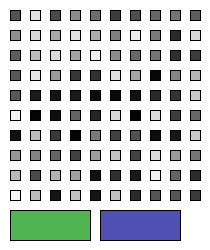
Frame 1 (no input)
Frame 60 (the mouse pressed at the canvas centre just before this capture): identical to frame 1, image omitted
Frame 120 (the mouse held since frame 60 and released just before this capture): identical to frame 1, image omitted

The Processing sketch that drew this single still picture (run headless with seeded random() and noise(); from frame 60 on, the mouse is pressed at the canvas centre):

// Processing sketch: main
// ── main.pde

Cat[] cats;
int backgroundColour;
int generationSize;

int nextGenBtnX, nextGenBtnY, nextGenBtnWidth, nextGenBtnHeight;
int changeEnvironmentBtnX, changeEnvironmentBtnY, changeEnvironmentBtnWidth, changeEnvironmentBtnHeight;

boolean overNextGenBtn, overChangeEnvironmentBtn, toggleView;

void setup(){
  
  size(210,250);
  
  nextGenBtnX = 10;
  nextGenBtnY = 210;
  nextGenBtnWidth = 80;
  nextGenBtnHeight = 30;
  
  changeEnvironmentBtnX = 100;
  changeEnvironmentBtnY = 210;
  changeEnvironmentBtnWidth = 80;
  changeEnvironmentBtnHeight = 30;
  
  backgroundColour = 255;
  generationSize = 100; // Must be even
  
  cats = new Cat[generationSize];

  generateInitialSample();
  
  nextCycle();
  
}

void nextCycle(){
  
  //Step 1
  calculateFit();
  
  //Step 2
  cull();

  display();
  
  //Step 3
  reproduce();
  
}

void generateInitialSample(){
  
  for (int i = 0; i < generationSize; i++){
   
      cats[i] = new Cat(int(random(256)));
      
  }
  
}

void calculateFit(){
  for (int i = 0; i < generationSize; i++){

    cats[i].calcVariation(backgroundColour);
    
  } 
}


void cull(){
 
  cats = shuffle(cats);
  int killCount = 0;
  int i = 0;
  
  //Calculate the maximum possible variation that any cat has
  int maxVariation = 0;
  for (Cat c : cats) {
    if(c.getVariation() > maxVariation){
      maxVariation = c.getVariation();
    }
  }
  
  //cull half of the cats
  while (killCount < generationSize / 2){
    
    if (i > generationSize - 1){
      i = 0; 
    }
    
    //As we may have to loop back through the list of cats we need to make sure we haven't already killed the curretn cat.
    if(!cats[i].killed){
      
      //Monte Carlo random - Lower score valued cats have a higher chance of being killed
      float score = map(cats[i].getVariation(), 0, maxVariation, 1.0, 0.0);
      float qualifyingRandom = random(1);
      if(qualifyingRandom > score){
        cats[i].kill();
        killCount++;
      }
    }
  
    i++;
  }

}

void reproduce(){
  
  //Put survivors in to a new array (mating pool)
  Cat[] survivors = new Cat[generationSize / 2];
  
  int i = 0;
  
  for (Cat c : cats){
    if(!c.getKilled()){
       survivors[i] = c;
       i++;
    }
  }
  
  Cat[] nextGeneration = new Cat[generationSize];
  
  int offspringCounter = 0;
  
  for (int j = 0; j < generationSize; j++){
    
    //Pick two random maters
    Cat mateA = survivors[int(random(survivors.length))];
    Cat mateB = survivors[int(random(survivors.length))];
    
    //Get the offspring's colour
    //int mutatedColour = (mateA.getColour() + mateB.getColour()) / 2; //Find the mean
    
    int brightest, darkest;
    
    if(mateA.getColour() >= mateB.getColour()){
      brightest = mateA.getColour();
      darkest = mateB.getColour();
    } else {
      brightest = mateB.getColour();
      darkest = mateA.getColour();
    }
    
    int mutatedColour = -1;
    
    int mutationAllowance = 20;
    
    while(mutatedColour < 0 || mutatedColour > 255){
      mutatedColour = int(random(darkest - mutationAllowance, brightest + mutationAllowance));
    }
    
    //Add it to the next generation of cats
    nextGeneration[offspringCounter] = new Cat(mutatedColour);
    
    offspringCounter++;
   
  }
  
  //Update the main cats array with the new generation
  cats = nextGeneration;
  
}

Cat[] shuffle(Cat[] cats){
  
  Cat[] shuffled = cats;
  int n = shuffled.length;
  
  for (int i = 0; i < shuffled.length; i++) {
    
      // Get a random index of the array past i.
      int random = i + (int) (Math.random() * (n - i));
      // Swap the random element with the present element.
      Cat randomElement = shuffled[random];
      shuffled[random] = shuffled[i];
      shuffled[i] = randomElement;
      
  }  
  
  return shuffled;
  
}


void display(){
 
  background(backgroundColour);
  
  if(cats.length > 0){
  
    int gridWidth = 10;
    int gridHeight = 10;
    int width = 10;
    int height = 10;
    float separation = 2.0;
    int initialOffset = 10;
    
    for (int i = 0; i < generationSize; i++){
      
      int x = i % gridWidth;
      int y = i / gridHeight;

      fill(cats[i].getColour());
      
      rect(x * width * separation + initialOffset, y * height * separation + initialOffset, width, height);
    
    }
    
      
  }
  
  toggleView = !toggleView;
  
}

void draw(){
  
  fill(80,180,80);
  rect(nextGenBtnX, nextGenBtnY, nextGenBtnWidth, nextGenBtnHeight);
  
  fill(80,80,180);
  rect(changeEnvironmentBtnX, changeEnvironmentBtnY, changeEnvironmentBtnWidth, changeEnvironmentBtnHeight);
  
  if (overRect(nextGenBtnX, nextGenBtnY, nextGenBtnWidth, nextGenBtnHeight) ) {
    overNextGenBtn = true;
  } else {
    overNextGenBtn = false; 
  }
  
  if (overRect(changeEnvironmentBtnX, changeEnvironmentBtnY, changeEnvironmentBtnWidth, changeEnvironmentBtnHeight) ) {
    overChangeEnvironmentBtn = true;
  } else {
    overChangeEnvironmentBtn = false; 
  }
  
}

boolean overRect(int x, int y, int width, int height)  {
  if (mouseX >= x && mouseX <= x+width && mouseY >= y && mouseY <= y+height) {
    return true;
  } else {
    return false;
  }
}

void mousePressed() {
  if (overNextGenBtn) {
    nextCycle();
  }
  
  if (overChangeEnvironmentBtn) {
    changeEnvironment();
    nextCycle();
  }
}

void changeEnvironment(){
  if(backgroundColour == 255){
    backgroundColour = 0;
  } else {
    backgroundColour = 255;
  }
}
// ── Cat.pde
class Cat {
  
  int colour;
  int variation;
  boolean killed;
  
  Cat(int colour){
    this.colour = colour;    
  }
  
  int getColour(){
    return this.colour;
  }
  
  void calcVariation(int backgroundColour){
    this.variation = Math.abs(backgroundColour - this.colour);
  }
  
  int getVariation(){
    return this.variation;
  }
  
  void kill(){
    this.killed = true; 
  }
  
  boolean getKilled(){
   return killed; 
  }

}
